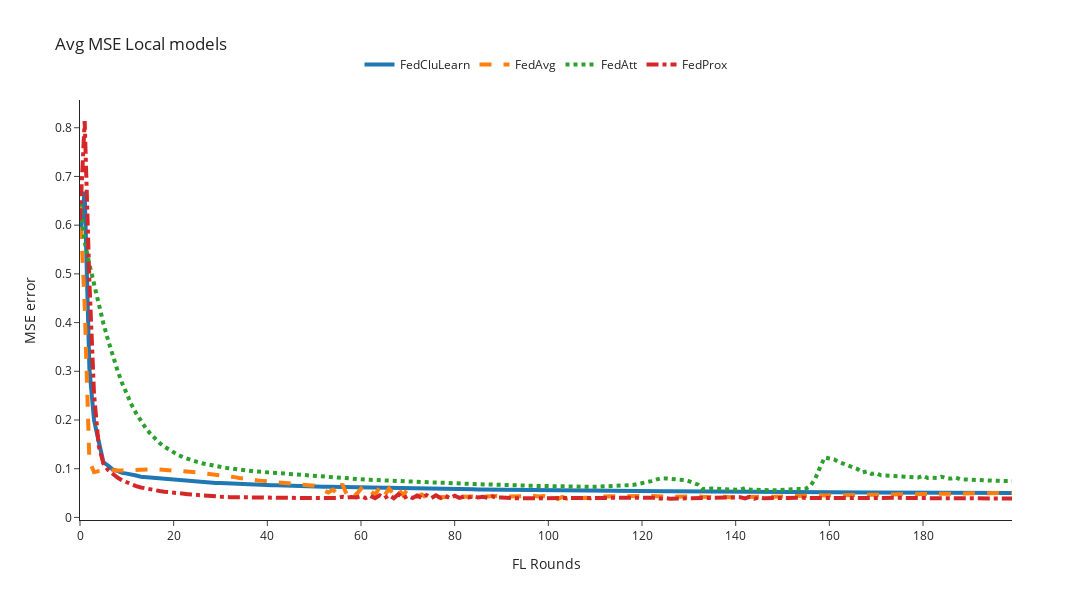

Notebook cell for this chart:
### Code cell
mse_column = 'mse'
n_rounds, y = preprocessing_results(filenames=local_filenames, mse_column=mse_column)
plot_plotly(n_rounds, y, title='Avg MSE Local models', y_axis_title=f'{mse_column.upper()} error', y_axis_max=0.3)

### Figure 1 — Plotly figure (JSON) as saved in the notebook; plotly's stock layout.template omitted (floating-point values rounded to 4 significant figures; data arrays with more than 128 entries replaced by an {"elided": "..."} marker saying what was removed)
{"data": [{"line": {"dash": "solid", "width": 4}, "mode": "lines", "name": "FedCluLearn", "type": "scatter", "x": {"elided": "201 int values"}, "y": {"elided": "200 float values"}}, {"line": {"dash": "dash", "width": 4}, "mode": "lines", "name": "FedAvg", "type": "scatter", "x": {"elided": "201 int values"}, "y": {"elided": "200 float values"}}, {"line": {"dash": "dot", "width": 4}, "mode": "lines", "name": "FedAtt", "type": "scatter", "x": {"elided": "201 int values"}, "y": {"elided": "200 float values"}}, {"line": {"dash": "dashdot", "width": 4}, "mode": "lines", "name": "FedProx", "type": "scatter", "x": {"elided": "201 int values"}, "y": {"elided": "200 float values"}}], "layout": {"height": 600, "legend": {"orientation": "h", "x": 0.5, "xanchor": "center", "y": 1.05, "yanchor": "bottom"}, "title": {"text": "Avg MSE Local models"}, "width": 1200, "xaxis": {"autorange": true, "range": [0, 199], "title": {"text": "FL Rounds"}, "type": "linear"}, "yaxis": {"autorange": true, "range": [-0.00529, 0.8569], "title": {"text": "MSE error"}, "type": "linear"}}}
